Frame 1 (no input): blank canvas, image omitted
Frame 60 (no input): blank canvas, image omitted
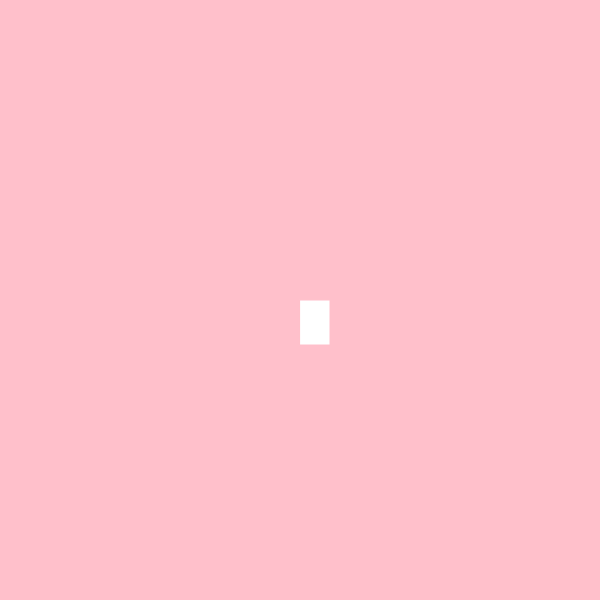
Frame 120 (the mouse pressed at the canvas centre since frame 60)

The p5.js sketch whose frames 1 and 60 were blank and that drew this single picture after the mouse press (run headless with seeded random() and noise() and a simulated clock; from frame 60 on, the mouse is pressed at the canvas centre):

// p5.js sketch
// ── sketch.js
function setup() {
    createCanvas(600, 600);
    background("pink")
  }
    
  function draw() {
    
    
    fill("white");
    
    // console.log(mouseIsPressed);
    
    if(mouseIsPressed){
    rect(mouseX,mouseY, 30, 45);}
    
    stroke("pink");
    
    
  }
  
